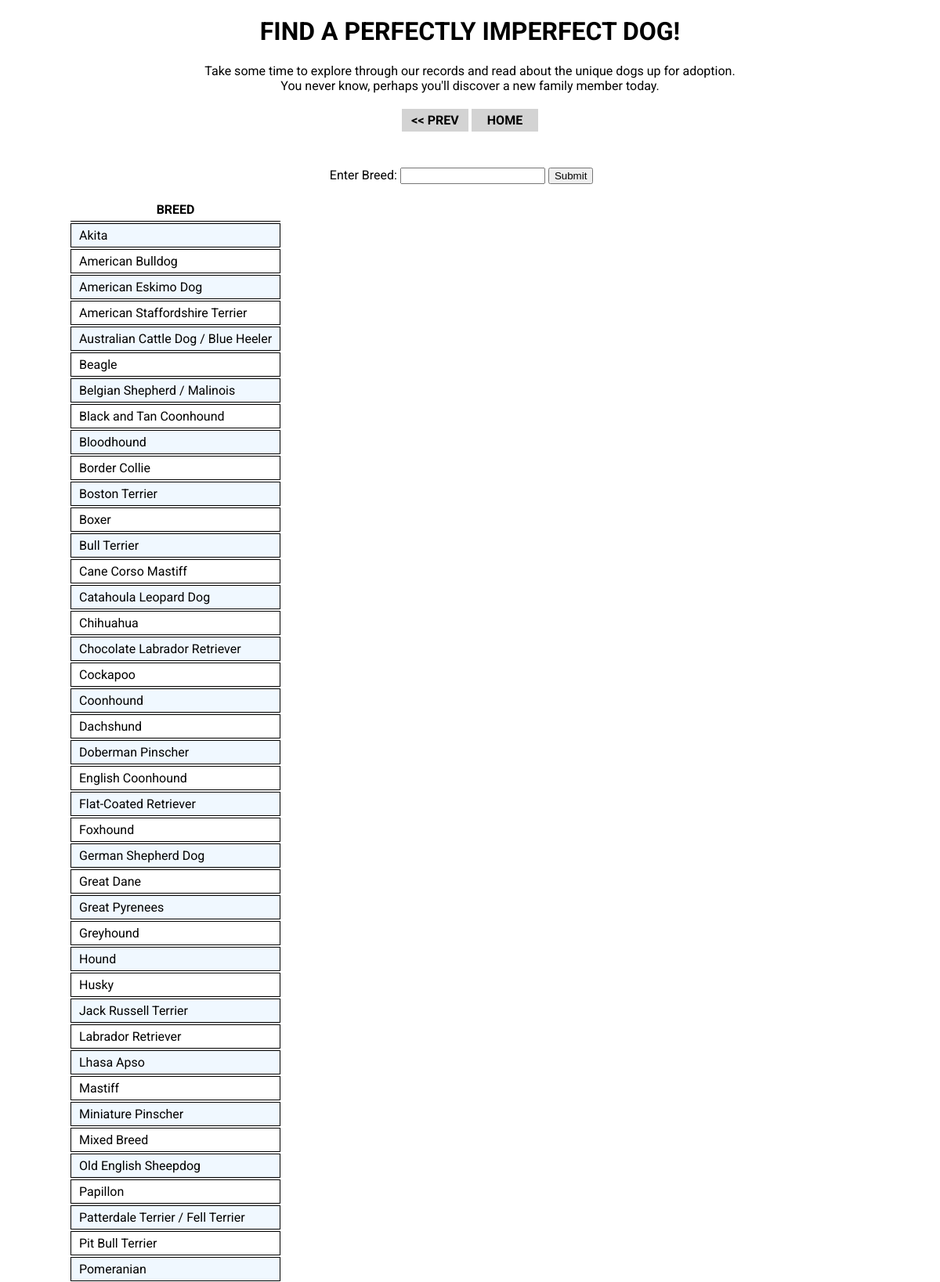
The app's page /adoptabledogs (upper part) with its own data.
### tables this page shows
CREATE TABLE 'pf_breeds' (
		'pf_breeds_id' INTEGER PRIMARY KEY AUTOINCREMENT,
		'name' TEXT
		);

### app.py (the view)
@app.route('/adoptabledogs', methods = ['GET', 'POST'])
def adoptabledogs():
	breeds_list = model.breeds_list()
	return render_template("adoptabledogs.html", breeds_list = breeds_list, search_results = model.get_search_results())

### model.py (called while the page is built)
def breeds_list():
	breeds = []
	records_list = get_records()
	for each in records_list:
		if each[7] == None:
			if each[2] not in breeds:
				breeds.append(each[2])
		else:
			if each[7] not in breeds:
				breeds.append(each[7])
	breeds_list = sorted(breeds)
	return breeds_list

def get_search_results():
	global search_results
	return search_results

### templates/adoptabledogs.html (shortened to what this page needs)
<!DOCTYPE html>
<html>
	<head>
		<link rel="stylesheet" href="/static/style.css">
	</head>
	<body>
		<div class = "header">
			<h1>FIND A PERFECTLY IMPERFECT DOG!</h1>
			<p>Take some time to explore through our records and read about the unique dogs up for adoption.<br/>You never know, perhaps you'll discover a new family member today.</p>
		</div>
		<div class = "button">
			<p><a href = "/breedschart"><strong> << PREV</strong></a></p>
			<p><a href = "/"><strong>HOME</strong></a></p>
		</div>
		<form action = "/searchbreed" method = "POST" class = "search">
			<p class = "inline">
				Enter Breed: <input type = text name = "breed"/>
			</p>
			<p class = "inline">
				<input type = submit name = "Submit"/>
			</p>
		</form>
		<div class = "display">
			<table>
				<tr>
					<th>BREED</th>
				</tr>
				{% for each in breeds_list %}
				<tr>
					<td>{{each}}</td>
				</tr>
				{% endfor %}
			</table>
		</div>
	</body>
</html>

### static/style.css (style rules this page uses)
body { width: 1024px; margin: auto; font-family:'Roboto', 'Tahoma', sans-serif; }
.header { margin: 0px 0px 20px 0px; text-align: center; }
.button { margin: 0px 0px 30px 0px; text-align: center; }
.button p { width: 75px; background-color: lightgray; margin: 0px auto; padding: 5px; display: inline-block; text-align: center; }
.button a { color: black; }
tr { background-color: white; }
tr:nth-child(even) { background-color: aliceblue; }
th { border-bottom: 1px solid black; padding: 5px 10px; }
td { border-left: 1px solid black; border-bottom: 1px solid black; padding: 5px 10px; }
a { text-decoration: none; color: steelblue; }
.display { width: 30%; display: inline-block; margin-bottom: px; }
.display td { border: 1px solid black; }
.search { vertical-align: top; margin: 0px auto; width: 35%; }
.inline { display: inline-block; }

### records on screen
pf_breeds: name "Akita"
pf_breeds: name "American Bulldog"
pf_breeds: name "American Eskimo Dog"
pf_breeds: name "American Staffordshire Terrier"
pf_breeds: name "Australian Cattle Dog / Blue Heeler"
pf_breeds: name "Beagle"
pf_breeds: name "Belgian Shepherd / Malinois"
pf_breeds: name "Black and Tan Coonhound"
pf_breeds: name "Bloodhound"
pf_breeds: name "Border Collie"
pf_breeds: name "Boston Terrier"
pf_breeds: name "Boxer"
pf_breeds: name "Bull Terrier"
pf_breeds: name "Cane Corso Mastiff"
pf_breeds: name "Catahoula Leopard Dog"
pf_breeds: name "Chihuahua"
pf_breeds: name "Chocolate Labrador Retriever"
pf_breeds: name "Cockapoo"
pf_breeds: name "Coonhound"
pf_breeds: name "Dachshund"
pf_breeds: name "Doberman Pinscher"
pf_breeds: name "English Coonhound"
pf_breeds: name "Flat-Coated Retriever"
pf_breeds: name "Foxhound"
pf_breeds: name "German Shepherd Dog"
pf_breeds: name "Great Dane"
pf_breeds: name "Great Pyrenees"
pf_breeds: name "Greyhound"
pf_breeds: name "Hound"
pf_breeds: name "Husky"
pf_breeds: name "Jack Russell Terrier"
pf_breeds: name "Labrador Retriever"
pf_breeds: name "Lhasa Apso"
pf_breeds: name "Mastiff"
pf_breeds: name "Miniature Pinscher"
pf_breeds: name "Mixed Breed"
pf_breeds: name "Old English Sheepdog"
pf_breeds: name "Papillon"
pf_breeds: name "Patterdale Terrier / Fell Terrier"
pf_breeds: name "Pit Bull Terrier"
pf_breeds: name "Pomeranian"
